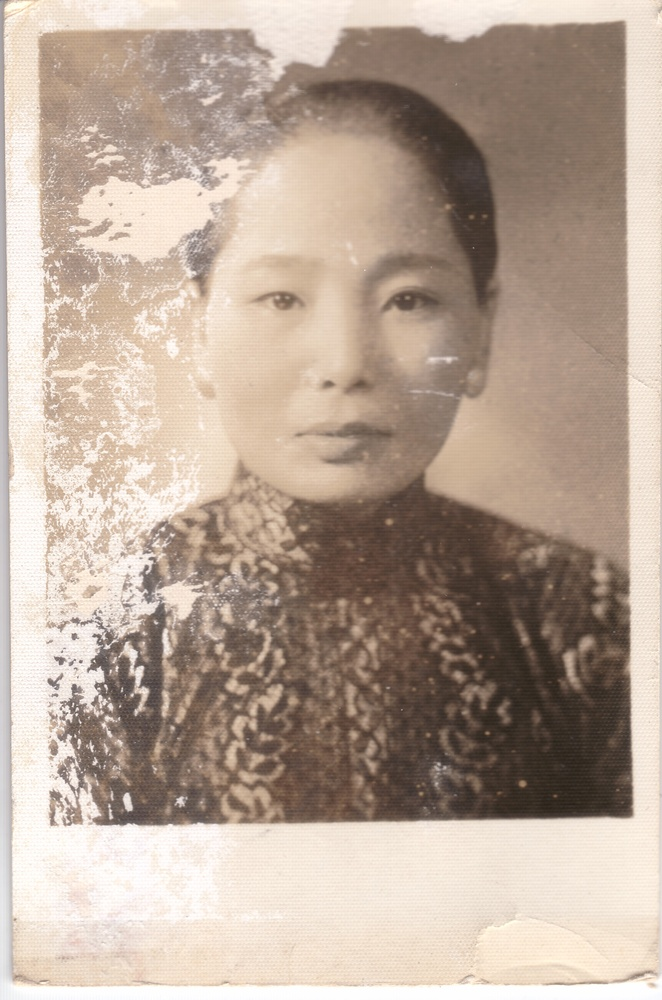
//> input picture scratched_img1.jpg, 662 x 1000 px, shrunk from 1862 x 2812 before the run
$ ./borders scratched_img1.jpg   (built with g++ and OpenCV 4)
//> lines starting //> are read from the running program, lines starting //| are printed output that depends on the picture
// Contrast stretching #1 - proportional scaling
// by Steven Wirsz

#include <iostream>
#include <stdio.h>
#include <opencv2/highgui/highgui.hpp>
#include <opencv2/imgproc/imgproc.hpp>

using namespace std;
using namespace cv;

int main( int argc, char** argv )
{
	// Read image given by user
	Mat image = imread( argv[1] );
//> image is the input picture: 1000 rows x 662 cols, CV_8UC3; mean B, G, R 152.8, 166.9, 184.5
	Mat bw_image = Mat::zeros( image.size(), image.type() ); // initialize temporary grayscale image
	cvtColor( image, bw_image, COLOR_BGR2GRAY ); // create greyscale image
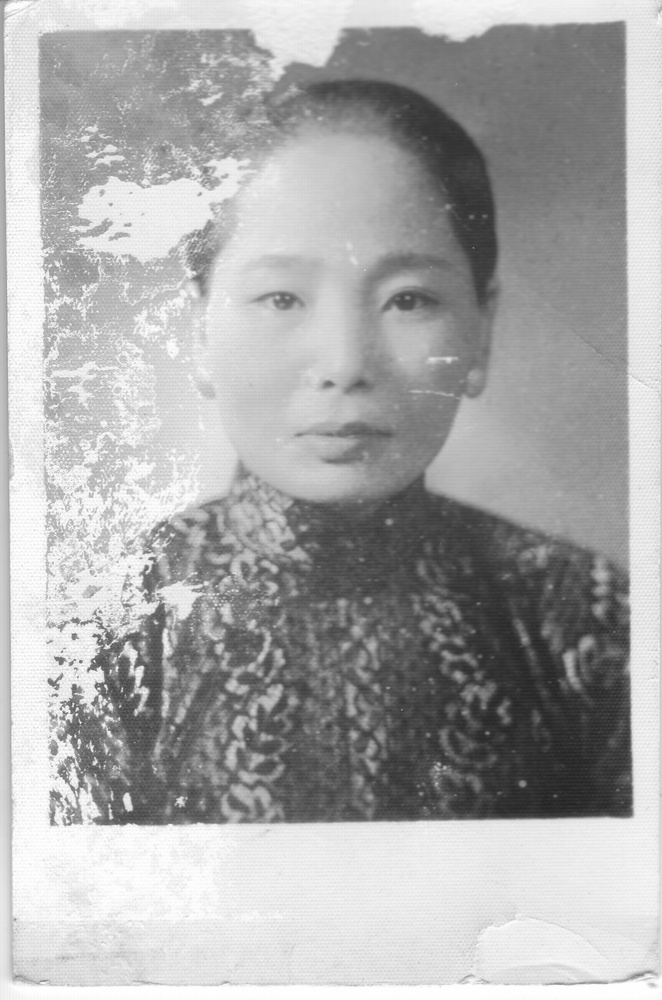
//> bw_image: 1000 rows x 662 cols, CV_8UC1; min 33, max 255, mean 170.6
	Canny( bw_image, bw_image, 10, 100, 3 ); // sharply define borders in the black-and-white image
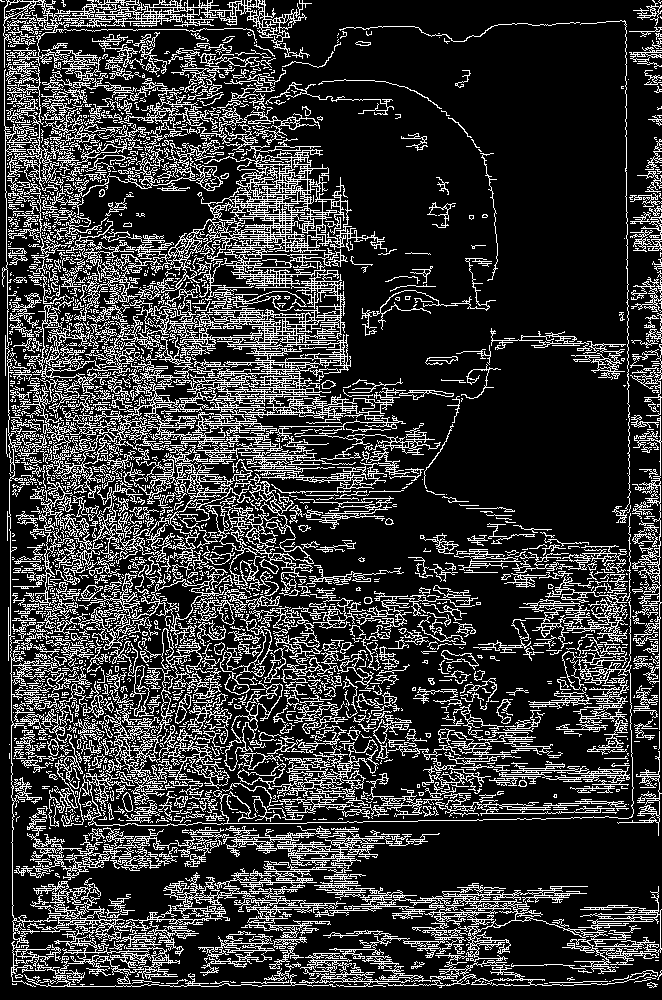
//> bw_image: 1000 rows x 662 cols, CV_8UC1; 21.1% white in thin lines or dots

	int left=1,right=bw_image.cols,top=1,bottom=bw_image.rows;
//> right = 662; bottom = 1000

	// detect bottom of image
	bool diff=false;
	do {
		for( int n = left; n < right; n++ ) {
			if (saturate_cast<uchar>(bw_image.at<Vec3b>(bottom,n)[1]) != saturate_cast<uchar>(bw_image.at<Vec3b>(bottom,left)[1]))
				diff=true;
		}
		bottom--;
	} while (diff==false && bottom >= 1);
//> this loop made 14 passes
//> diff on passes 1 to 12: false, false, false, false, false, false, false, false, false, false, false, false
//> after the loop, diff = true; bottom = 986

	// detect top of image
	diff=false;
	do {
		for( int n = left; n < right; n++ ) {
			if (saturate_cast<uchar>(bw_image.at<Vec3b>(top,n)[1]) != saturate_cast<uchar>(bw_image.at<Vec3b>(top,left)[1]))
				diff=true;
		}
		top++;
	} while (diff==false && top < bottom);
//> this loop made 1 pass
//> after the loop, diff = true; top = 2

	// detect right of image
	diff=false;
	do {
		for( int n = top; n < bottom; n++ ) {
			if (saturate_cast<uchar>(bw_image.at<Vec3b>(n,right)[1]) != saturate_cast<uchar>(bw_image.at<Vec3b>(top,right)[1]))
				diff=true;
		}
		right--;
	} while (diff==false && right >= 1);
//> this loop made 2 passes
//> after the loop, diff = true; right = 660

	// detect left of image
	diff=false;
	do {
		for( int n = 1; n < bw_image.rows; n++ ) {
			if (saturate_cast<uchar>(bw_image.at<Vec3b>(n,left)[1]) != saturate_cast<uchar>(bw_image.at<Vec3b>(top,left)[1])) {
				diff=true;
			}
		}
		left++;
	} while (diff==false && left<right);
//> after the loop, diff = true; left = 2


	// debugging
	cout << "top: "<<top<<endl;
//| top: 2
	cout << "left: "<<left<<endl;
//| left: 2
	cout << "bottom: "<<bottom<<endl;
//| bottom: 986
	cout << "right: "<<right<<endl;
//| right: 660

	// define rectangle with new dimensions and resize
	cv::Rect rec(left, top, right-left, bottom-top);
//> rec = Rect(2, 2, 658, 984)
	cv::Mat new_image = image(rec);
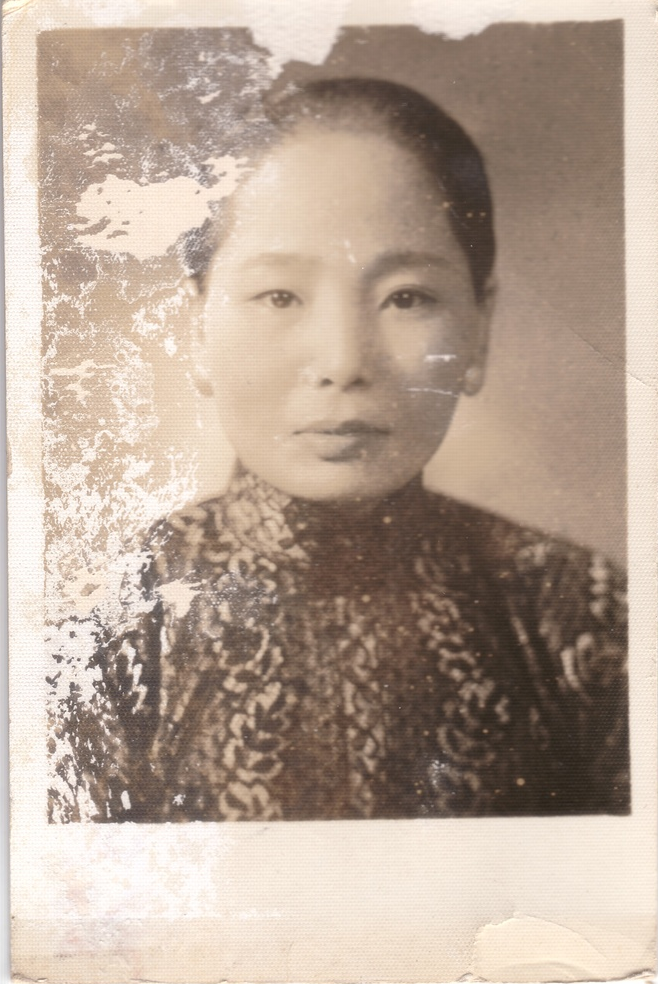
//> new_image: 984 rows x 658 cols, CV_8UC3; mean B, G, R 151, 165.3, 183.3

	// Show original and modified
	namedWindow("Original Image", 1);
	namedWindow("Contrast Stretched Image", 1);
	imshow("Original Image", bw_image);
	imshow("Contrast Stretched Image", new_image);

	waitKey(); // pause before clearing images
}

$ run again, on 3 flower.jpg
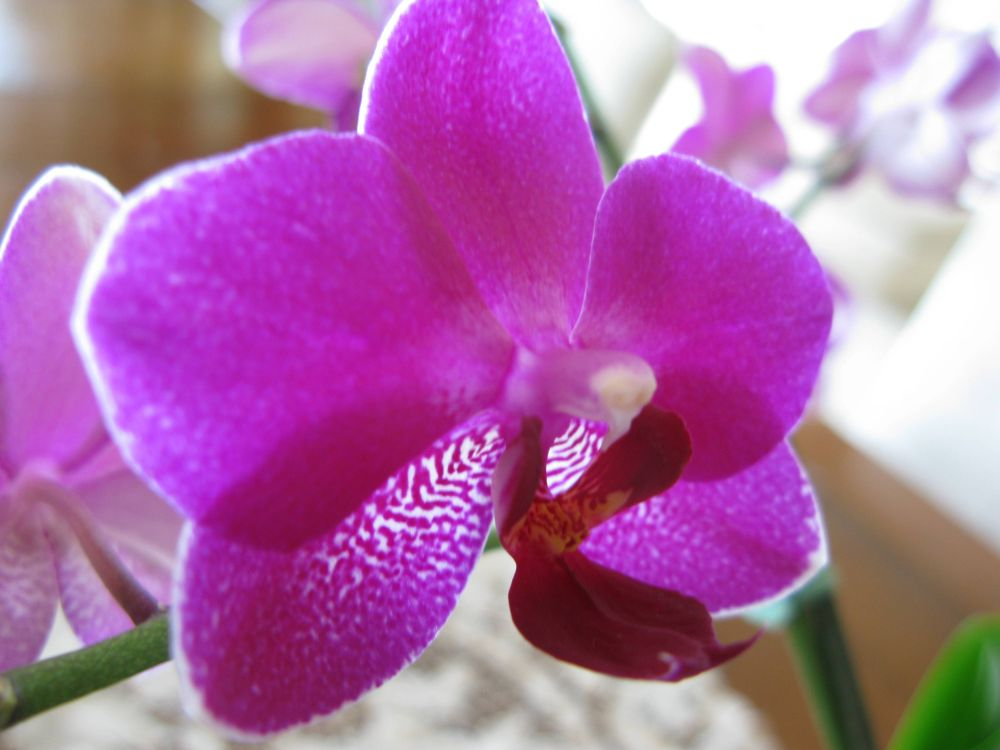
//> input picture 3 flower.jpg, 1000 x 750 px
//> image is the input picture: 750 rows x 1000 cols, CV_8UC3; mean B, G, R 166, 106.5, 175
//> `Canny( bw_image, bw_image, 10, 100, 3 );`:
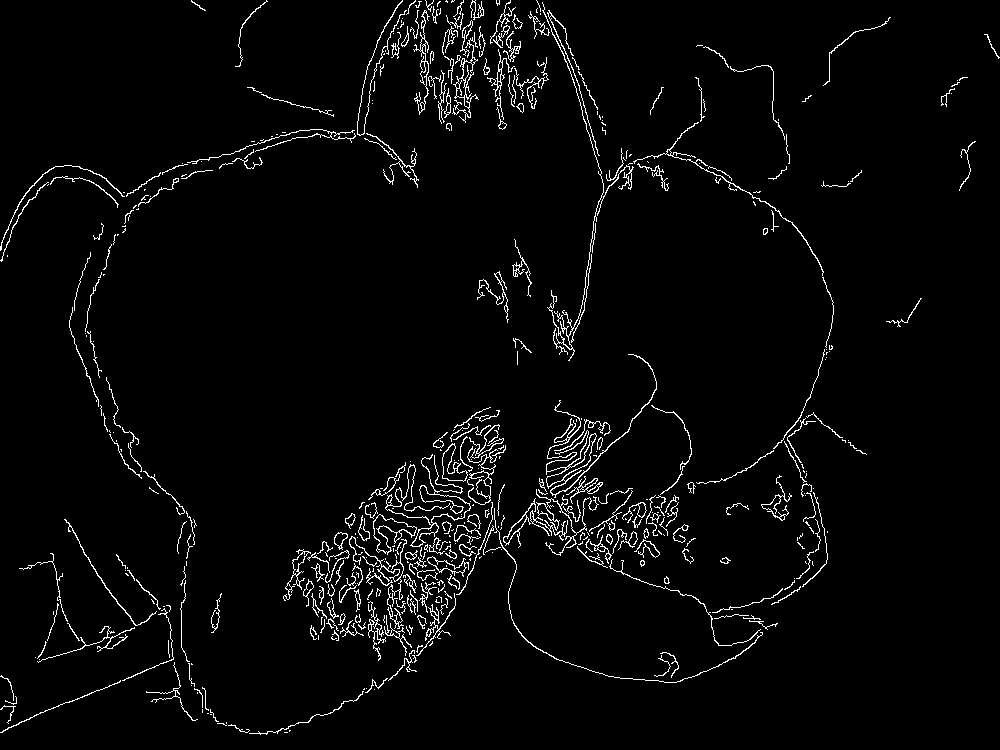
//> bw_image: 750 rows x 1000 cols, CV_8UC1; 3.1% white in thin lines or dots
//> the loop `do` made 18 passes
//> diff on passes 1 to 8: false, false, false, false, false, false, false, false
//> after the loop `do`: diff = true; bottom = 732
//> the loop `do` made 1 pass
//> after the loop `do`: diff = true; top = 2
//> after the loop `do`: diff = true; right = 999
//> after the loop `do`: diff = true; left = 2
//| top: 2
//| left: 2
//| bottom: 732
//| right: 999
//> rec = Rect(2, 2, 997, 730)
//> `cv::Mat new_image = image(rec);`:
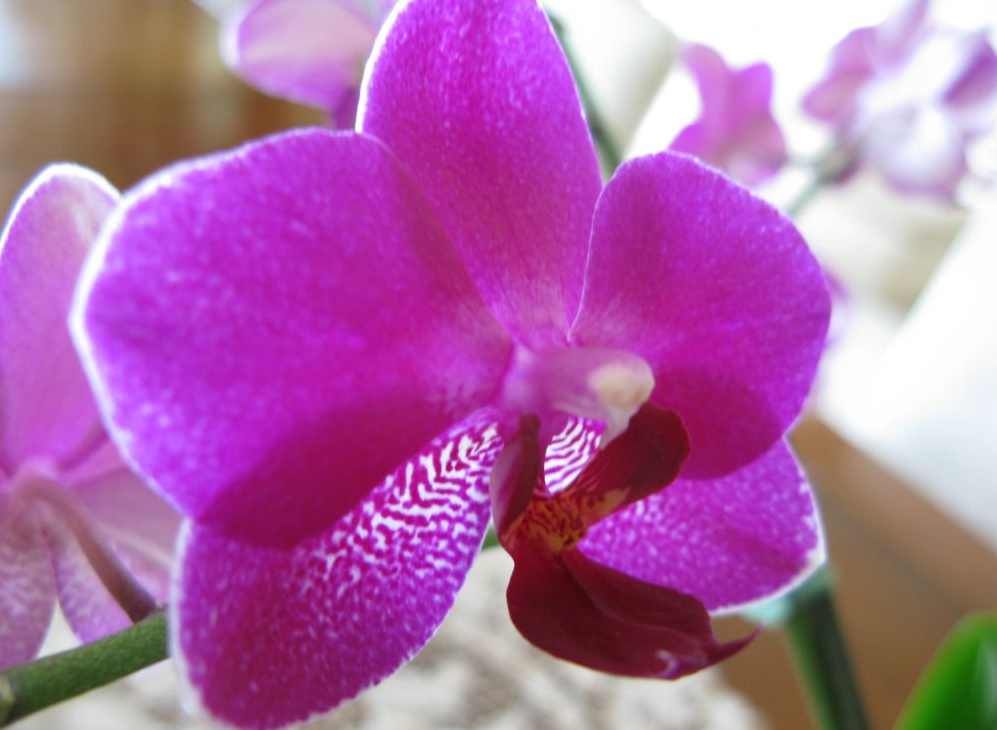
//> new_image: 730 rows x 997 cols, CV_8UC3; mean B, G, R 166.3, 104.7, 175.2
